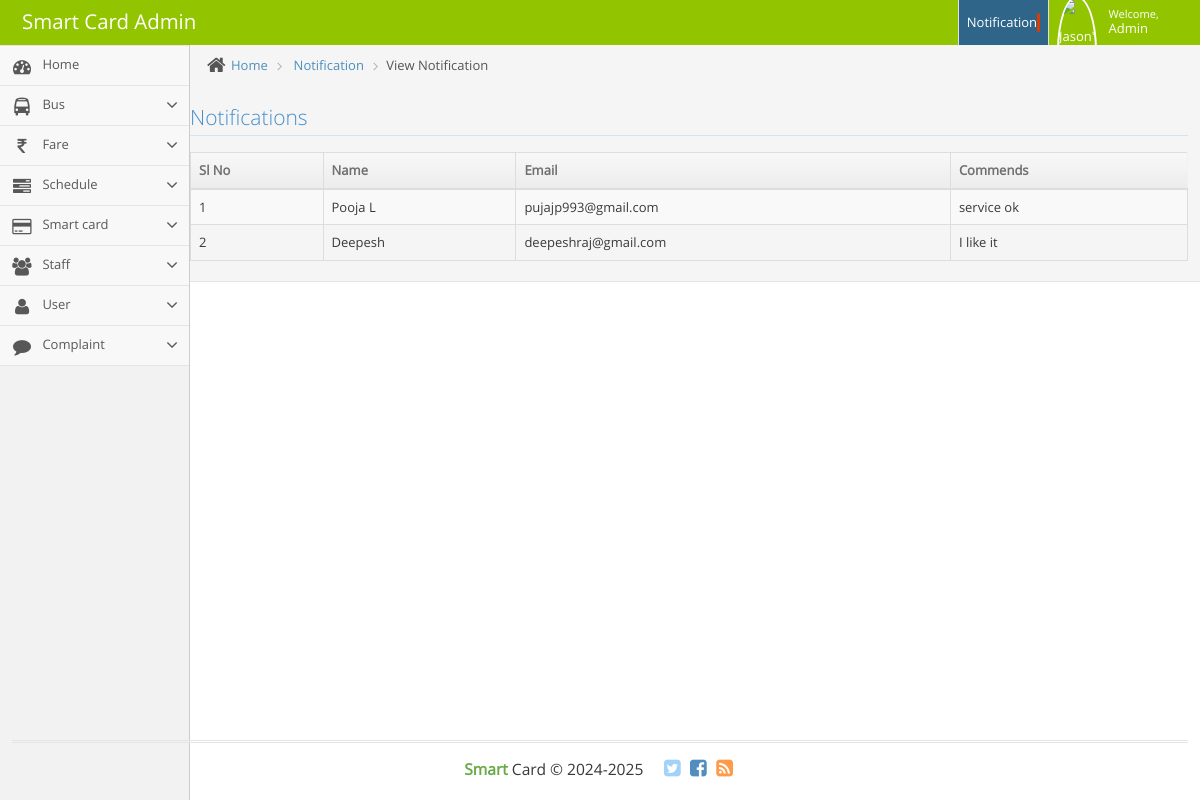
/contact_alert, run on the app's committed database.
### smart_ticket_app/models.py (models this page shows)
class tbl_alert(models.Model):
    email=models.EmailField(max_length=25,verbose_name="Email")
    name=models.CharField(max_length=25,verbose_name="Name")
    message=models.CharField(max_length=25,verbose_name="Message")

### smart_ticket_app/views.py (the view)
# urls.py: path('contact_alert',views.contact_alert,name='contact_alert'),
def contact_alert(request):
     a=tbl_alert.objects.all()
     return render(request,'admins/contact_alert.html',{'a':a})

### smart_ticket_app/templates/admins/contact_alert.html (shortened to what this page needs)
{% include 'admins/ad_header.html' %}
<div class="main-content">
    <div class="main-content-inner">
        <div class="breadcrumbs ace-save-state" id="breadcrumbs">
            <ul class="breadcrumb">
                <li>
                    <i class="ace-icon fa fa-home home-icon"></i>
                    <a href="#">Home</a>
                </li>
                <li>
                    <a href="#">Notification</a>
                </li>
                <li class="active">View Notification</li>
            </ul>
                    <div class="row">
                        <div class="col-xs-12">
                            <h3 class="header smaller lighter blue">Notifications</h3>
                        <table id="example1" class="table table-bordered table-striped">
                                                    <thead>
                                                        <tr>
                                                            <th>Sl No</th>
                                                            <th>Name</th>
                                                            <th>Email</th>
                                                            <th>Commends</th>
                                                            </tr>
                                                    </thead>
                                                    {% for i in  a %}
                                                    <tr>
                                                        <td>{{forloop.counter}}</td>
                                                        <td>{{i.name}}</td>
                                                        <td>{{i.email}}</td>
                                                        <td>{{i.message}}</td>
                                                        </div>
                                                       {% endfor %}
                                    </div>
                                </div>
                        </div>
                    </div>
{% include 'admins/ad_footer.html' %}

### data on the page
tbl_alert: name "Pooja L", email "pujajp993@gmail.com", message "service ok"
tbl_alert: name "Deepesh", email "deepeshraj@gmail.com", message "I like it"
